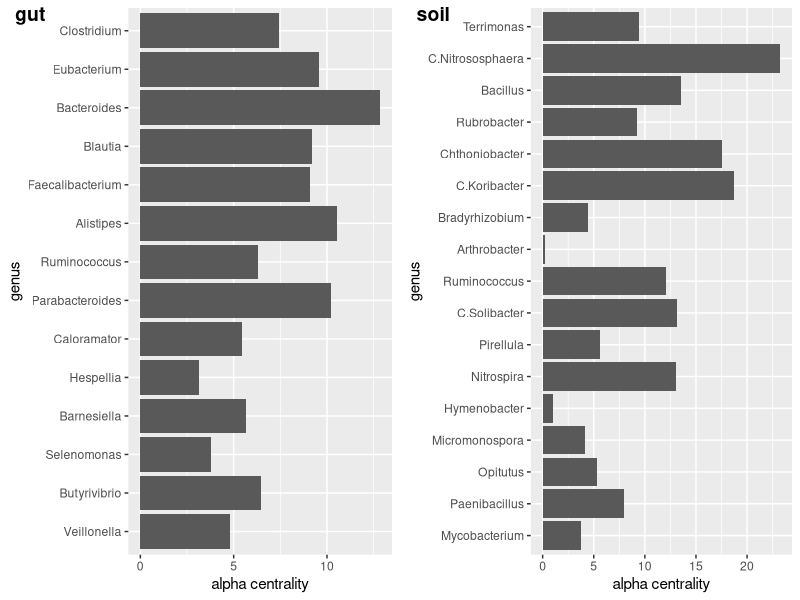
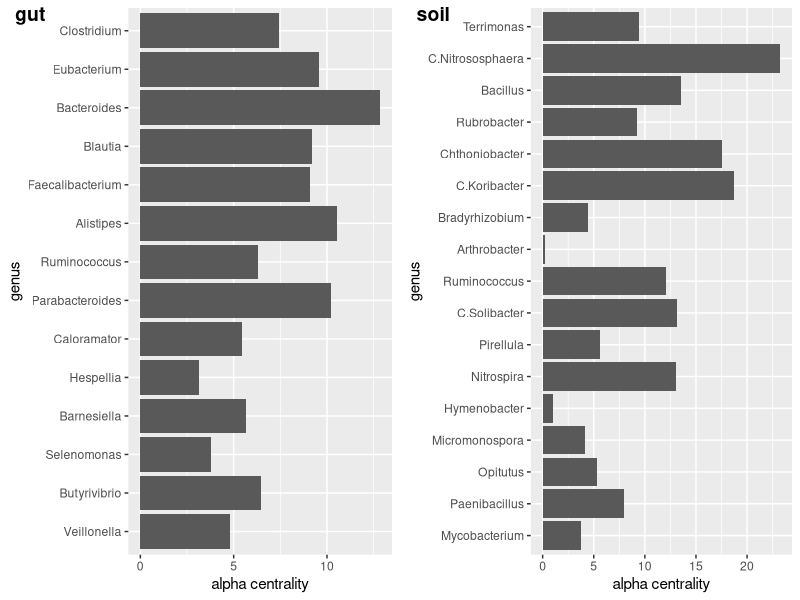

Write R code to recreate these figures, in order.
library(ggplot2)
soil <- read.csv("./real_data/soil_alpha_cent.csv")
human <- read.csv("./real_data/human_alpha_cent.csv")

soil <- soil[order(soil$mu),]
soil$genus <- factor(soil$X, levels = (as.character(soil$X)))
human <- human[order(human$mu),]
human$genus <- factor(human$X, levels = (as.character(human$X)))
gsoil <- ggplot(data = soil,aes(x=genus,y=alpha_cent)) + 
  geom_bar( stat = "identity") + 
  ylab("alpha centrality") +
  coord_flip()

ghuman <- ggplot(data = human,aes(x=genus,y=alpha_cent)) + 
  geom_bar( stat = "identity") + 
  ylab("alpha centrality") +
  coord_flip() 


ggpubr::ggarrange(ghuman,gsoil,
          labels = c("gut", "soil"),
          ncol = 2, nrow = 1)


ggsave("./real_data/alpha_cent_vs_mu.pdf", width = 9, height = 4, scale = 0.8)
  


cor.test(human$mu, human$alpha_cent,
         method = "spearman")
